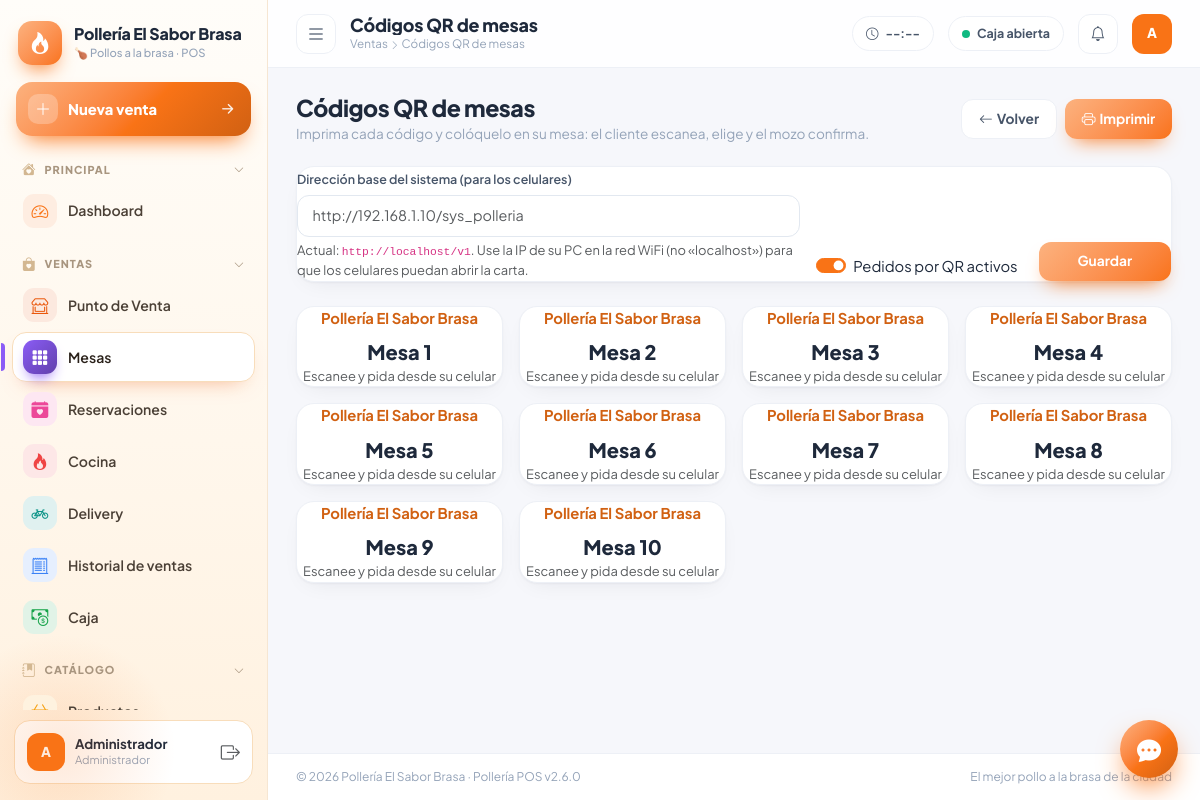
/index.php?r=solicitudes/qr (signed in), run on the app's committed database.
### tables this page shows
CREATE TABLE IF NOT EXISTS `mesas` (
  `id` int unsigned NOT NULL AUTO_INCREMENT,
  `nombre` varchar(40) NOT NULL,
  `zona` varchar(40) NOT NULL DEFAULT 'Salón',
  `capacidad` int NOT NULL DEFAULT '4',
  `estado` enum('libre','ocupada','reservada','inactiva') NOT NULL DEFAULT 'libre',
  `qr_token` varchar(32) DEFAULT NULL,
  PRIMARY KEY (`id`),
  UNIQUE KEY `uq_mesa_qr` (`qr_token`)
);

### core/Controller.php (called while the page is built, shortened)
<?php
abstract class Controller
{
    protected string $module = '';
    protected function view(string $view, array $data = [], string $layout = 'layouts/main'): void
    {
        $data += ['title' => APP_NAME, 'module' => $this->module, 'useCharts' => false];
        extract($data, EXTR_SKIP);
        require BASE_PATH . '/app/views/' . $view . '.php';
    }
}

### app/controllers/SolicitudesController.php (called while the page is built, shortened)
<?php
class SolicitudesController extends Controller
{
    public function qrAction(): void
    {
        $mesas = DB::all("SELECT id, nombre, zona, qr_token FROM mesas WHERE estado <> 'inactiva' ORDER BY zona, id");
        $this->view('mesas/qr', ['title' => 'Códigos QR de mesas', 'mesas' => $mesas, 'base' => Qr::baseUrl(), 'activo' => cfg('qr_activo', '1') === '1', 'baseCfg' => cfg('qr_base_url', '')]);
    }
}

### index.php (called while the page is built, shortened)
<?php
$route = $_GET['r'] ?? '';
$parts = explode('/', $route);
$act  = $parts[1] ?? 'index';
$obj = new $class();
$method = $act . 'Action';
try {
    $obj->$method();
} catch (Throwable $e) {
    http_response_code(500);
    if (is_ajax()) {
        header('Content-Type: application/json; charset=utf-8');
        echo json_encode(['ok' => false, 'msg' => APP_DEBUG ? $e->getMessage() : 'Error interno']);
    } else {
        echo '<pre style="padding:20px;font-family:monospace">' . (APP_DEBUG ? e($e->getMessage() . "\n" . $e->getFile() . ':' . $e->getLine()) : 'Error interno del servidor') . '</pre>';
    }
}

### core/helpers.php (called while the page is built, shortened)
<?php
function e($v): string { return htmlspecialchars((string)$v, ENT_QUOTES, 'UTF-8'); }
function url(string $route = 'dashboard/index', array $params = []): string
{
    return BASE_URL . '/index.php?' . http_build_query(array_merge(['r' => $route], $params));
}
function cfg(string $key, $default = '') { return Setting::get($key, $default); }

### core/DB.php (called while the page is built, shortened)
<?php
class DB
{
    private static ?PDO $pdo = null;
    public static function pdo(): PDO
    {
        if (self::$pdo === null) {
            $dsn = 'mysql:host=' . DB_HOST . ';port=' . DB_PORT . ';dbname=' . DB_NAME . ';charset=utf8mb4';
            self::$pdo = new PDO($dsn, DB_USER, DB_PASS, [
                PDO::ATTR_ERRMODE            => PDO::ERRMODE_EXCEPTION,
                PDO::ATTR_DEFAULT_FETCH_MODE => PDO::FETCH_ASSOC,
                PDO::ATTR_EMULATE_PREPARES   => false,
            ]);
            self::$pdo->exec("SET time_zone = '" . date('P') . "'");
        }
        return self::$pdo;
    }
    public static function q(string $sql, array $p = []): PDOStatement
    {
        $st = self::pdo()->prepare($sql);
        $st->execute($p);
        return $st;
    }
    public static function all(string $sql, array $p = []): array { return self::q($sql, $p)->fetchAll(); }
}

### core/Setting.php (called while the page is built, shortened)
<?php
class Setting
{
    private static ?array $cache = null;
    public static function load(bool $force = false): void
    {
        if (self::$cache === null || $force) {
            self::$cache = [];
            foreach (DB::all('SELECT clave, valor FROM configuraciones') as $r) {
                self::$cache[$r['clave']] = $r['valor'];
            }
        }
    }
    public static function get(string $key, $default = '')
    {
        return array_key_exists($key, self::$cache) && self::$cache[$key] !== null ? self::$cache[$key] : $default;
    }
}

### app/views/mesas/qr.php (the view, shortened to what this page needs)
<div class="page-head">
  <div><h2>Códigos QR de mesas</h2><p>Imprima cada código y colóquelo en su mesa: el cliente escanea, elige y el mozo confirma.</p></div>
  <div class="d-flex gap-2"><a href="<?= e(url('mesas/index')) ?>" class="btn btn-ghost"><i class="bi bi-arrow-left me-1"></i>Volver</a><button class="btn btn-brand" onclick="window.print()"><i class="bi bi-printer me-1"></i>Imprimir</button></div>
</div>
<div class="card-soft mb-4 no-print">
  <form method="post" action="<?= e(url('solicitudes/guardarQr')) ?>" class="row g-3 align-items-end">
    <div class="col-lg-7"><label class="form-label small fw-semibold">Dirección base del sistema (para los celulares)</label>
      <input class="form-control" name="base_url" value="<?= e($baseCfg) ?>" placeholder="http://192.168.1.10/sys_polleria">
      <div class="form-text">Actual: <code><?= e($base) ?></code>. Use la IP de su PC en la red WiFi (no «localhost») para que los celulares puedan abrir la carta.</div></div>
    <div class="col-lg-3"><div class="form-check form-switch"><input class="form-check-input" type="checkbox" name="activo" id="act" <?= $activo ? 'checked' : '' ?>><label class="form-check-label" for="act">Pedidos por QR activos</label></div></div>
    <div class="col-lg-2"><button class="btn btn-brand w-100">Guardar</button></div>
  </form>
</div>
<div class="row g-3" id="qrGrid">
<?php foreach ($mesas as $m): $link = $base . '/index.php?r=qr/menu&t=' . $m['qr_token']; ?>
  <div class="col-6 col-md-4 col-xl-3">
    <div class="card-soft text-center qr-card">
      <div class="fw-bold text-brand mb-1"><?= e(cfg('empresa_nombre', APP_NAME)) ?></div>
      <div class="fw-800 fs-5"><?= e($m['nombre']) ?></div>
      <div class="small text-muted">Escanee y pida desde su celular</div>
    </div>
  </div>
<?php endforeach; ?>
</div>

### assets/css/app.css (style rules this page uses)
:root { --brand:#F97316; --brand-600:color-mix(in srgb,var(--brand) 84%,#000); --brand-300:color-mix(in srgb,var(--brand) 55%,#fff); --brand-100:color-mix(in srgb,var(--brand) 16%,#fff); --brand-50:color-mix(in srgb,var(--brand) 7%,#fff); --ink:#1E293B; --ink-2:#475569; --muted:#94A3B8; --bg:#F6F7FB; --card:#fff; --line:#EDF0F6; --ok:#10B981; --info:#3B82F6; --warn:#F59E0B; --bad:#EF4444; --violet:#8B5CF6; --radius:18px; --sidebar-w:268px; --shadow:0 1px 2px rgba(15,23,42,.04),0 8px 24px -12px rgba(15,23,42,.10); --shadow-lg:0 24px 60px -24px rgba(15,23,42,.25); --bs-primary:var(--brand); --bs-body-font-family:'Plus Jakarta Sans',system-ui,-apple-system,'Segoe UI',sans-serif; --bs-body-color:var(--ink); --bs-body-bg:var(--bg); --bs-border-color:var(--line); }
* { -webkit-tap-highlight-color:transparent }
body { font-family:var(--bs-body-font-family);background:var(--bg);color:var(--ink);font-size:.925rem }
a { color:var(--brand-600);text-decoration:none }
.page-head { display:flex;align-items:center;justify-content:space-between;gap:16px;flex-wrap:wrap;margin-bottom:22px }
.page-head h2 { font-size:1.45rem;font-weight:800;letter-spacing:-.02em;margin:0 }
.page-head p { margin:2px 0 0;color:var(--muted);font-size:.85rem }
.card-soft { background:var(--card);border:1px solid var(--line);border-radius:var(--radius);box-shadow:var(--shadow) }
.btn { border-radius:12px;font-weight:700;font-size:.86rem;padding:.55rem 1.05rem }
.btn-brand { background:linear-gradient(135deg,var(--brand-300),var(--brand));color:#fff;border:0;box-shadow:0 10px 20px -10px var(--brand) }
.btn-ghost { background:#fff;border:1px solid var(--line);color:var(--ink-2) }
.form-control,.form-select { border-radius:12px;border:1px solid #E2E8F0;padding:.6rem .9rem;font-size:.9rem;background-color:#fff }
.form-label { font-size:.78rem;font-weight:700;color:var(--ink-2);margin-bottom:.35rem }
.form-check-input:checked { background-color:var(--brand);border-color:var(--brand) }
.text-brand { color:var(--brand-600)!important }
.fw-800 { font-weight:800 }

### data on the page
mesas: nombre "Mesa 1"
mesas: nombre "Mesa 2"
mesas: nombre "Mesa 3"
mesas: nombre "Mesa 4"
mesas: nombre "Mesa 5"
mesas: nombre "Mesa 6"
mesas: nombre "Mesa 7"
mesas: nombre "Mesa 8"
mesas: nombre "Mesa 9"
mesas: nombre "Mesa 10"

### other printed values
$empresa "Pollería El Sabor Brasa"
$g "PRINCIPAL"
$m[0] "Dashboard"
$g "VENTAS"
$m[0] "Punto de Venta"
$m[0] "Mesas"
$m[0] "Reservaciones"
$m[0] "Cocina"
$m[0] "Delivery"
$m[0] "Historial de ventas"
$m[0] "Caja"
$g "CATÁLOGO"
initials($user['nombre']) "A"
$user['nombre'] "Administrador"
$user['rol'] "Administrador"
